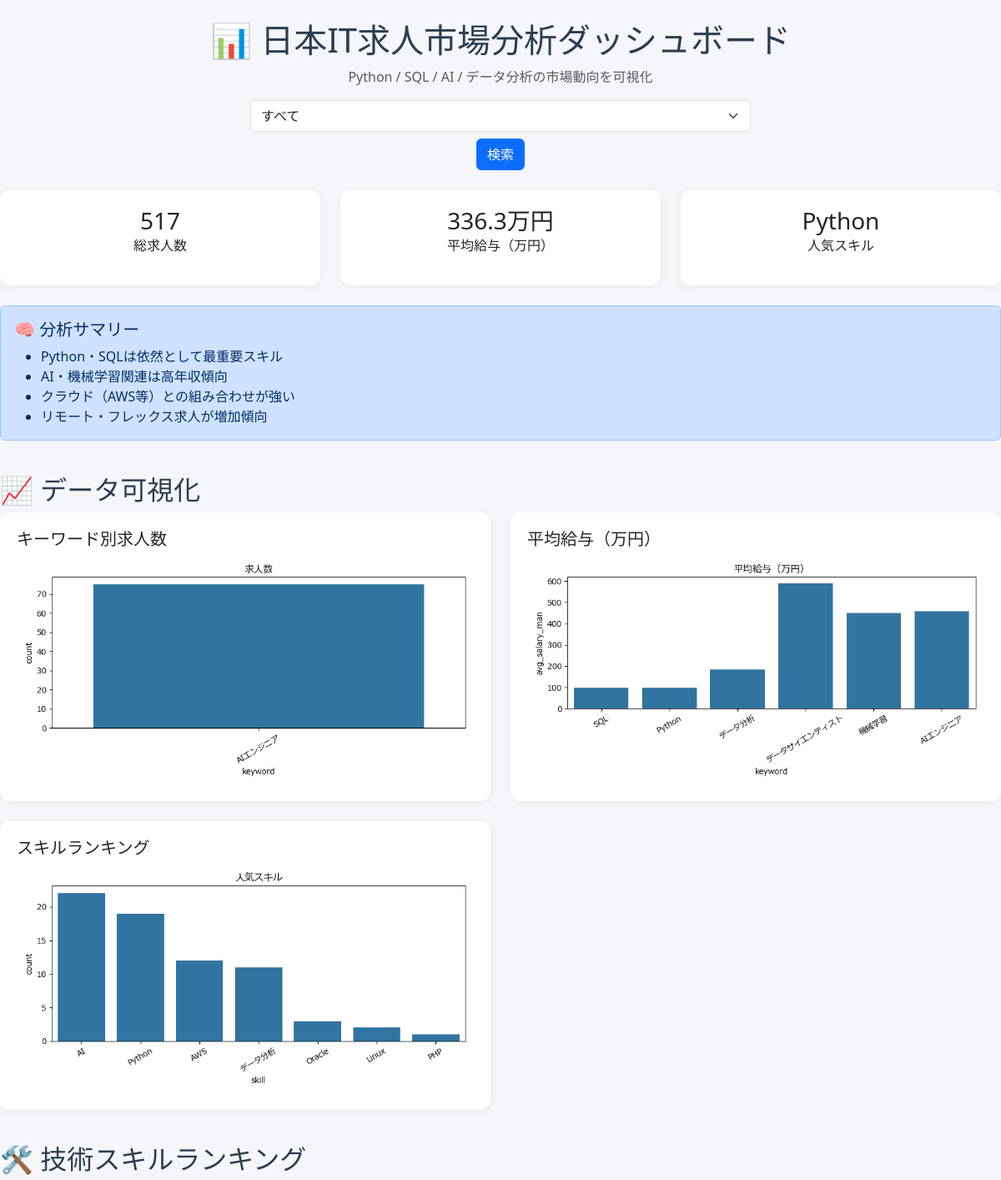
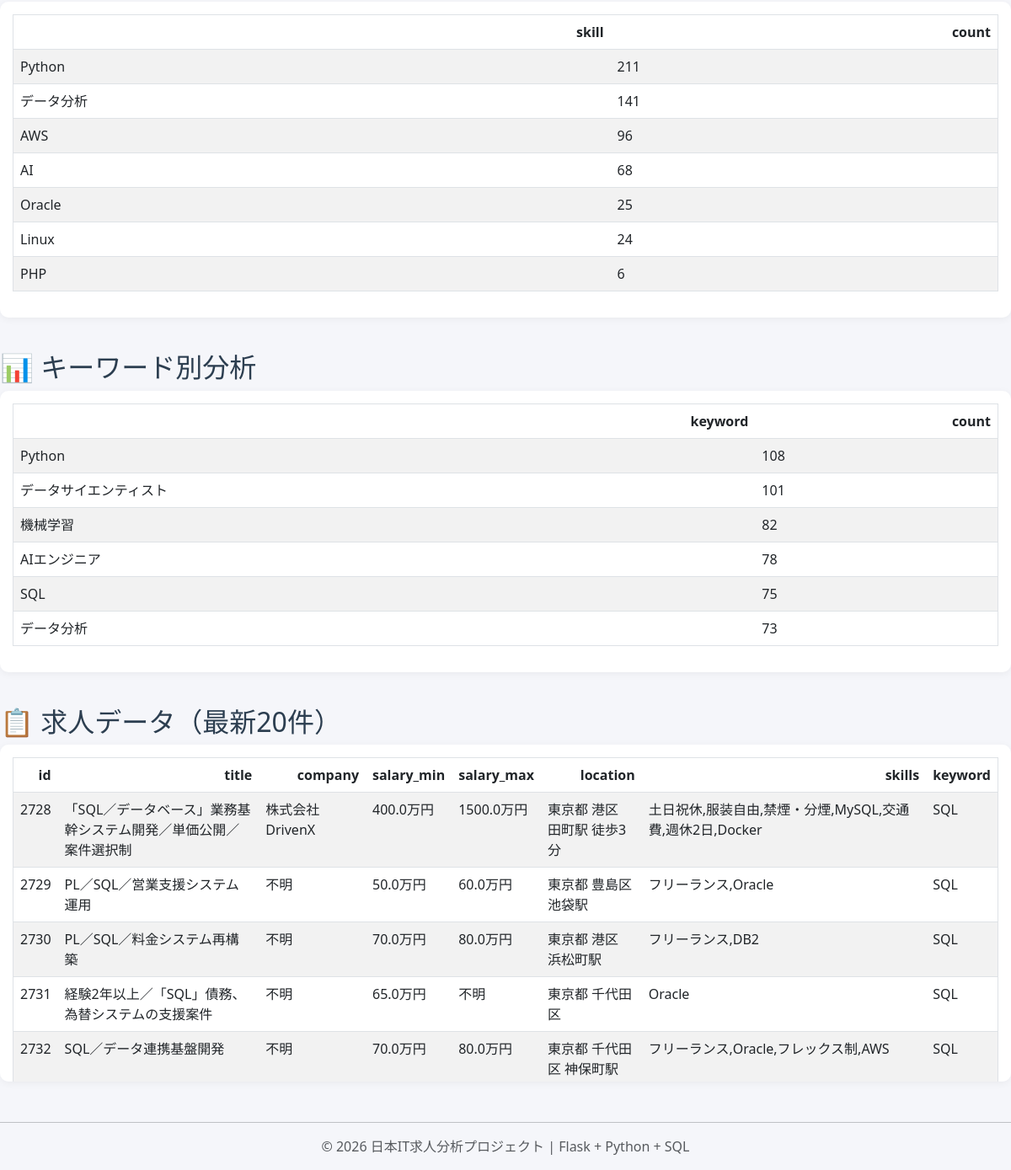
The page / on the database its author committed (2 pictures, top to bottom).
### tables this page shows
CREATE TABLE "jobs" (
"id" INTEGER,
  "title" TEXT,
  "company" TEXT,
  "salary_min" REAL,
  "salary_max" REAL,
  "location" TEXT,
  "skills" TEXT,
  "keyword" TEXT
);

### app.py (the view)
@app.route("/")
def index():
    keyword = request.args.get("keyword")
    df_jobs, df_salary = get_analysis(keyword)
    df_count = get_job_count(keyword)
    df_skills = get_skill_analysis(keyword)
    plot_jobs(df_count)
    plot_salary(df_salary)
    plot_skills(df_skills)
    total_jobs, avg_salary, top_skill = get_kpi(df_jobs, df_skills)
    return render_template(
        "index.html",
        keyword=keyword,
        total_jobs=total_jobs,
        avg_salary=avg_salary,
        top_skill=top_skill,
        tables={
            "jobs": df_jobs.head(20).to_html(classes="table table-striped", index=False),
            "skills": df_skills.head(20).to_html(classes="table table-striped", index=False),
            "keyword": df_count.to_html(classes="table table-striped", index=False),
        }
    )

### analysis.py (called while the page is built)
def get_db():
    return sqlite3.connect("jobs.db")

def format_salary(val):
    if pd.isna(val):
        return "不明"
    if val < 50000:
        return "不明"
    return f"{round(val / 10000, 1)}万円"

def get_analysis(keyword=None):
    db = get_db()
    query = "SELECT * FROM jobs"
    if keyword:
        query += f" WHERE keyword = '{keyword}'"
    df_jobs = pd.read_sql(query, db)
    df_jobs["salary_min"] = df_jobs["salary_min"].apply(format_salary)
    df_jobs["salary_max"] = df_jobs["salary_max"].apply(format_salary)
    df_salary = pd.read_sql("""
        SELECT keyword, AVG(salary_min) as avg_salary
        FROM jobs
        GROUP BY keyword
    """, db)
    df_salary["avg_salary_man"] = df_salary["avg_salary"] / 10000
    db.close()
    return df_jobs, df_salary

def get_job_count(keyword=None):
    db = get_db()
    query = """
        SELECT keyword, COUNT(*) as count
        FROM jobs
    """
    if keyword:
        query += f" WHERE keyword = '{keyword}'"
    query += " GROUP BY keyword ORDER BY count DESC"
    df = pd.read_sql(query, db)
    db.close()
    return df

def get_skill_analysis(keyword=None):
    db = get_db()
    query = "SELECT skills FROM jobs WHERE skills IS NOT NULL"
    if keyword:
        query += f" AND keyword = '{keyword}'"
    df = pd.read_sql(query, db)
    db.close()
    skill_list = []
    tech_white_list = {
        "Python", "SQL", "AWS", "Linux", "Oracle",
        "Excel", "機械学習", "AI", "データ分析",
        "クラウド", "Git", "Java", "C#", "PHP"
    }
    for row in df["skills"]:
        if not row:
            continue
        for s in row.split(","):
            s = s.strip()
            if s in tech_white_list:
                skill_list.append(s)
    counter = Counter(skill_list)
    return pd.DataFrame(counter.most_common(), columns=["skill", "count"])

def get_kpi(df_jobs, df_skills):
    total_jobs = len(df_jobs)
    salary_series = df_jobs["salary_min"].replace("不明", None).dropna()
    if len(salary_series) > 0:
        salary_series = salary_series.str.replace("万円", "").astype(float)
        avg_salary = f"{round(salary_series.mean(), 1)}万円"
    else:
        avg_salary = "不明"
    if not df_skills.empty:
        top_skill = df_skills.iloc[0]["skill"]
    else:
        top_skill = "不明"
    return total_jobs, avg_salary, top_skill

### templates/index.html (shortened to what this page needs)
<!DOCTYPE html>
<html lang="ja">
<head>
    <link href="https://cdn.jsdelivr.net/npm/bootstrap@5.3.0/dist/css/bootstrap.min.css" rel="stylesheet">
</head>
<body class="mt-4">
<h1 class="text-center mb-2">📊 日本IT求人市場分析ダッシュボード</h1>
<p class="text-center text-muted">
    Python / SQL / AI / データ分析の市場動向を可視化
</p>
<form method="get" class="mb-4 text-center">
    <select name="keyword" class="form-select w-50 mx-auto">
        <option value="">すべて</option>
    </select>
    <button class="btn btn-primary mt-2">検索</button>
</form>
<div class="row text-center mb-4">
    <div class="col-md-4">
        <div class="kpi-card">
            <h3>{{ total_jobs }}</h3>
            <p>総求人数</p>
        </div>
    </div>
    <div class="col-md-4">
        <div class="kpi-card">
            <h3>{{ avg_salary }}</h3>
            <p>平均給与（万円）</p>
        </div>
    </div>
    <div class="col-md-4">
        <div class="kpi-card">
            <h3>{{ top_skill }}</h3>
            <p>人気スキル</p>
        </div>
    </div>
</div>
<div class="alert alert-primary">
    <h5>🧠 分析サマリー</h5>
    <ul class="mb-0">
        <li>Python・SQLは依然として最重要スキル</li>
        <li>AI・機械学習関連は高年収傾向</li>
        <li>クラウド（AWS等）との組み合わせが強い</li>
        <li>リモート・フレックス求人が増加傾向</li>
    </ul>
</div>
<div class="section">
    <h2>📈 データ可視化</h2>
    <div class="row g-4">
        <div class="col-md-6">
            <div class="kpi-card">
                <h5>キーワード別求人数</h5>
                <img src="/static/job_count.png" class="img-fluid">
            </div>
        </div>
        <div class="col-md-6">
            <div class="kpi-card">
                <h5>平均給与（万円）</h5>
                <img src="/static/salary.png" class="img-fluid">
            </div>
        </div>
        <div class="col-md-6">
            <div class="kpi-card">
                <h5>スキルランキング</h5>
                <img src="/static/skills.png" class="img-fluid">
            </div>
        </div>
    </div>
</div>
<div class="section">
    <h2>🛠 技術スキルランキング</h2>
    <div class="table-container">
        {{ tables.skills | safe }}
    </div>
</div>
<div class="section">
    <h2>📊 キーワード別分析</h2>
    <div class="table-container">
        {{ tables.keyword | safe }}
    </div>
</div>
<div class="section">
    <h2>📋 求人データ（最新20件）</h2>
    <div class="table-container">
        {{ tables.jobs | safe }}
    </div>
</div>
<hr class="mt-5">
<p class="text-center text-muted">
    © 2026 日本IT求人分析プロジェクト | Flask + Python + SQL
</p>
</body>
</html>

### templates/index.html (style rules this page uses)
body { max-width: 1200px; margin: auto; background-color: #f5f6fa; }
h1, h2 { color: #2c3e50; }
.kpi-card { background: white; border-radius: 12px; padding: 20px; box-shadow: 0 2px 10px rgba(0,0,0,0.05); }
.kpi-card h3 { font-size: 28px; margin: 0; }
.table-container { max-height: 400px; overflow-y: auto; background: white; padding: 15px; border-radius: 10px; box-shadow: 0 2px 10px rgba(0,0,0,0.05); }
.section { margin-top: 40px; }
img { border-radius: 10px; }

### rows shown on the page
jobs: skills "skill count Python 211 データ分析 141 AWS 96 AI 68 Oracle 25 Linux 24 PHP 6"
jobs: jobs "id title company salary_min salary_max location skills keyword 2728 「SQL／データベース」業務基幹システム開発／単価公開／案件選択制 株式会社DrivenX 400.0万円 1500.0万円 東京都 港区 田町駅 徒歩3分 土日祝休,服装自由,禁煙・分煙,MySQL,交通費,週休2日,Docker SQL 2729 PL／SQL／営業支援システム運用 不明 50.0万円 60.0万円 東京都 豊島区 池袋駅 フリーランス,Oracle SQL 2730 PL／SQL／料金システム再構築 不明 70.0万円 80.0万円 東京都 港区 浜松町駅 フリーランス,DB2 SQL 2731 経験2年以上／「SQL」債務、為替システムの支援案件 不明 65.0万円 不明 東京都 千代田区 Oracle SQL 2732 SQL／データ連携基盤開発 不明 70.0万円 80.0万円 東京都 千代田区 神保町駅 フリーランス,Oracle,フレックス制,AWS SQL"

### other values the page prints
{{ total_jobs }} "517"
{{ avg_salary }} "336.3万円"
{{ top_skill }} "Python"
{{ tables.keyword | safe }} "keyword count Python 108 データサイエンティスト 101 機械学習 82 AIエンジニア 78 SQL 75 データ分析 73"
